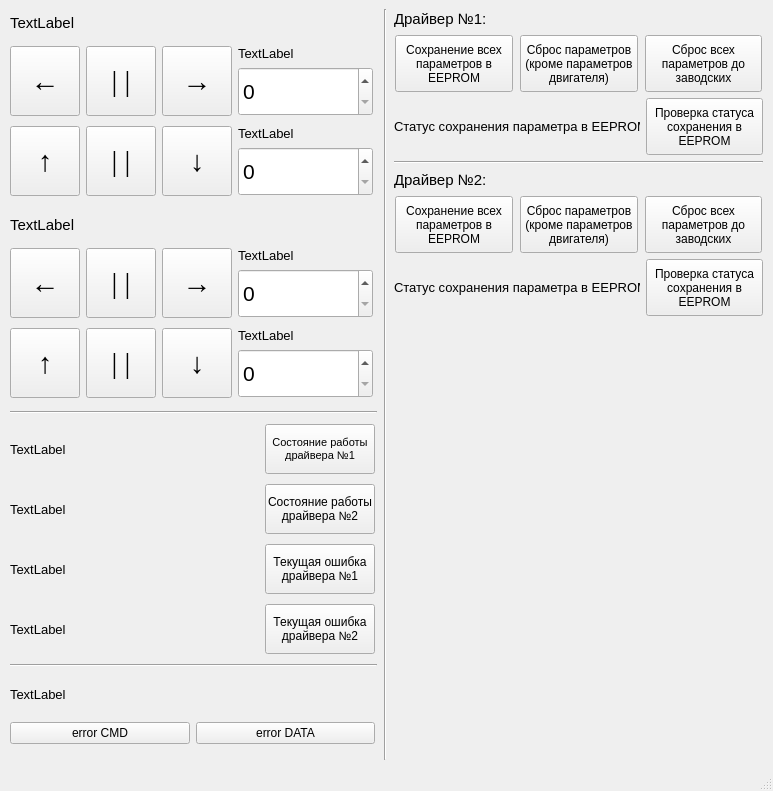
<?xml version="1.0" encoding="UTF-8"?>
<ui version="4.0">
 <class>MainWindow</class>
 <widget class="QMainWindow" name="MainWindow">
  <property name="geometry">
   <rect>
    <x>0</x>
    <y>0</y>
    <width>773</width>
    <height>791</height>
   </rect>
  </property>
  <property name="sizePolicy">
   <sizepolicy hsizetype="Preferred" vsizetype="Preferred">
    <horstretch>0</horstretch>
    <verstretch>0</verstretch>
   </sizepolicy>
  </property>
  <property name="minimumSize">
   <size>
    <width>773</width>
    <height>791</height>
   </size>
  </property>
  <property name="maximumSize">
   <size>
    <width>773</width>
    <height>791</height>
   </size>
  </property>
  <property name="font">
   <font>
    <pointsize>9</pointsize>
   </font>
  </property>
  <property name="windowTitle">
   <string>MainWindow</string>
  </property>
  <widget class="QWidget" name="centralwidget">
   <layout class="QVBoxLayout" name="verticalLayout">
    <item>
     <layout class="QHBoxLayout" name="horizontalLayout_10">
      <item>
       <layout class="QVBoxLayout" name="verticalLayout_7">
        <item>
         <layout class="QVBoxLayout" name="verticalLayout_2" stretch="0">
          <property name="spacing">
           <number>6</number>
          </property>
          <property name="sizeConstraint">
           <enum>QLayout::SetDefaultConstraint</enum>
          </property>
          <item>
           <widget class="QLabel" name="labelInfo_1">
            <property name="sizePolicy">
             <sizepolicy hsizetype="Preferred" vsizetype="Fixed">
              <horstretch>0</horstretch>
              <verstretch>0</verstretch>
             </sizepolicy>
            </property>
            <property name="minimumSize">
             <size>
              <width>365</width>
              <height>20</height>
             </size>
            </property>
            <property name="maximumSize">
             <size>
              <width>365</width>
              <height>20</height>
             </size>
            </property>
            <property name="font">
             <font>
              <pointsize>11</pointsize>
             </font>
            </property>
            <property name="text">
             <string>TextLabel</string>
            </property>
           </widget>
          </item>
         </layout>
        </item>
        <item>
         <layout class="QHBoxLayout" name="horizontalLayout_2">
          <property name="topMargin">
           <number>3</number>
          </property>
          <property name="bottomMargin">
           <number>0</number>
          </property>
          <item>
           <widget class="QPushButton" name="pushButtonCCW">
            <property name="minimumSize">
             <size>
              <width>70</width>
              <height>70</height>
             </size>
            </property>
            <property name="maximumSize">
             <size>
              <width>70</width>
              <height>70</height>
             </size>
            </property>
            <property name="font">
             <font>
              <family>Times New Roman</family>
              <pointsize>22</pointsize>
             </font>
            </property>
            <property name="styleSheet">
             <string notr="true"/>
            </property>
            <property name="text">
             <string>←</string>
            </property>
           </widget>
          </item>
          <item>
           <widget class="QPushButton" name="pushButtonStopPan">
            <property name="minimumSize">
             <size>
              <width>70</width>
              <height>70</height>
             </size>
            </property>
            <property name="maximumSize">
             <size>
              <width>70</width>
              <height>70</height>
             </size>
            </property>
            <property name="font">
             <font>
              <family>Times New Roman</family>
              <pointsize>22</pointsize>
             </font>
            </property>
            <property name="styleSheet">
             <string notr="true"/>
            </property>
            <property name="text">
             <string>| |</string>
            </property>
           </widget>
          </item>
          <item>
           <widget class="QPushButton" name="pushButtonCW">
            <property name="minimumSize">
             <size>
              <width>70</width>
              <height>70</height>
             </size>
            </property>
            <property name="maximumSize">
             <size>
              <width>70</width>
              <height>70</height>
             </size>
            </property>
            <property name="font">
             <font>
              <family>Times New Roman</family>
              <pointsize>22</pointsize>
             </font>
            </property>
            <property name="styleSheet">
             <string notr="true"/>
            </property>
            <property name="text">
             <string>→</string>
            </property>
           </widget>
          </item>
          <item>
           <layout class="QVBoxLayout" name="verticalLayout_17">
            <item>
             <widget class="QLabel" name="labelPanSpeed">
              <property name="sizePolicy">
               <sizepolicy hsizetype="Preferred" vsizetype="Fixed">
                <horstretch>0</horstretch>
                <verstretch>0</verstretch>
               </sizepolicy>
              </property>
              <property name="minimumSize">
               <size>
                <width>135</width>
                <height>0</height>
               </size>
              </property>
              <property name="maximumSize">
               <size>
                <width>135</width>
                <height>16777215</height>
               </size>
              </property>
              <property name="font">
               <font>
                <pointsize>10</pointsize>
               </font>
              </property>
              <property name="text">
               <string>TextLabel</string>
              </property>
             </widget>
            </item>
            <item>
             <widget class="QSpinBox" name="spinBoxPanSpeed">
              <property name="sizePolicy">
               <sizepolicy hsizetype="Minimum" vsizetype="Preferred">
                <horstretch>0</horstretch>
                <verstretch>0</verstretch>
               </sizepolicy>
              </property>
              <property name="minimumSize">
               <size>
                <width>135</width>
                <height>0</height>
               </size>
              </property>
              <property name="maximumSize">
               <size>
                <width>135</width>
                <height>49</height>
               </size>
              </property>
              <property name="font">
               <font>
                <pointsize>16</pointsize>
               </font>
              </property>
              <property name="maximum">
               <number>200</number>
              </property>
             </widget>
            </item>
           </layout>
          </item>
         </layout>
        </item>
        <item>
         <layout class="QHBoxLayout" name="horizontalLayout" stretch="0,0,0,0">
          <property name="spacing">
           <number>6</number>
          </property>
          <property name="leftMargin">
           <number>0</number>
          </property>
          <property name="topMargin">
           <number>0</number>
          </property>
          <property name="bottomMargin">
           <number>3</number>
          </property>
          <item>
           <widget class="QPushButton" name="pushButtonUp">
            <property name="minimumSize">
             <size>
              <width>70</width>
              <height>70</height>
             </size>
            </property>
            <property name="maximumSize">
             <size>
              <width>70</width>
              <height>70</height>
             </size>
            </property>
            <property name="font">
             <font>
              <family>Times New Roman</family>
              <pointsize>22</pointsize>
             </font>
            </property>
            <property name="toolTip">
             <string>&lt;html&gt;&lt;head/&gt;&lt;body&gt;&lt;p&gt;Вверх&lt;/p&gt;&lt;/body&gt;&lt;/html&gt;</string>
            </property>
            <property name="styleSheet">
             <string notr="true"/>
            </property>
            <property name="text">
             <string>↑</string>
            </property>
            <property name="checkable">
             <bool>false</bool>
            </property>
           </widget>
          </item>
          <item>
           <widget class="QPushButton" name="pushButtonStopTilt">
            <property name="minimumSize">
             <size>
              <width>70</width>
              <height>70</height>
             </size>
            </property>
            <property name="maximumSize">
             <size>
              <width>70</width>
              <height>70</height>
             </size>
            </property>
            <property name="font">
             <font>
              <family>Times New Roman</family>
              <pointsize>22</pointsize>
             </font>
            </property>
            <property name="styleSheet">
             <string notr="true"/>
            </property>
            <property name="text">
             <string>| |</string>
            </property>
           </widget>
          </item>
          <item>
           <widget class="QPushButton" name="pushButtonDown">
            <property name="minimumSize">
             <size>
              <width>70</width>
              <height>70</height>
             </size>
            </property>
            <property name="maximumSize">
             <size>
              <width>70</width>
              <height>70</height>
             </size>
            </property>
            <property name="font">
             <font>
              <family>Times New Roman</family>
              <pointsize>22</pointsize>
             </font>
            </property>
            <property name="styleSheet">
             <string notr="true"/>
            </property>
            <property name="text">
             <string>↓</string>
            </property>
           </widget>
          </item>
          <item>
           <layout class="QVBoxLayout" name="verticalLayout_16">
            <item>
             <widget class="QLabel" name="labelTiltSpeed">
              <property name="sizePolicy">
               <sizepolicy hsizetype="Preferred" vsizetype="Fixed">
                <horstretch>0</horstretch>
                <verstretch>0</verstretch>
               </sizepolicy>
              </property>
              <property name="minimumSize">
               <size>
                <width>135</width>
                <height>0</height>
               </size>
              </property>
              <property name="maximumSize">
               <size>
                <width>135</width>
                <height>16777215</height>
               </size>
              </property>
              <property name="font">
               <font>
                <pointsize>10</pointsize>
               </font>
              </property>
              <property name="text">
               <string>TextLabel</string>
              </property>
             </widget>
            </item>
            <item>
             <widget class="QSpinBox" name="spinBoxTiltSpeed">
              <property name="sizePolicy">
               <sizepolicy hsizetype="Minimum" vsizetype="Preferred">
                <horstretch>0</horstretch>
                <verstretch>0</verstretch>
               </sizepolicy>
              </property>
              <property name="minimumSize">
               <size>
                <width>135</width>
                <height>0</height>
               </size>
              </property>
              <property name="maximumSize">
               <size>
                <width>135</width>
                <height>49</height>
               </size>
              </property>
              <property name="font">
               <font>
                <pointsize>16</pointsize>
               </font>
              </property>
              <property name="maximum">
               <number>200</number>
              </property>
             </widget>
            </item>
           </layout>
          </item>
         </layout>
        </item>
        <item>
         <layout class="QVBoxLayout" name="verticalLayout_3">
          <property name="topMargin">
           <number>6</number>
          </property>
          <item>
           <widget class="QLabel" name="labelInfo_2">
            <property name="sizePolicy">
             <sizepolicy hsizetype="Preferred" vsizetype="Fixed">
              <horstretch>0</horstretch>
              <verstretch>0</verstretch>
             </sizepolicy>
            </property>
            <property name="minimumSize">
             <size>
              <width>365</width>
              <height>20</height>
             </size>
            </property>
            <property name="maximumSize">
             <size>
              <width>365</width>
              <height>20</height>
             </size>
            </property>
            <property name="font">
             <font>
              <pointsize>11</pointsize>
             </font>
            </property>
            <property name="text">
             <string>TextLabel</string>
            </property>
           </widget>
          </item>
         </layout>
        </item>
        <item>
         <layout class="QHBoxLayout" name="horizontalLayout_5">
          <property name="topMargin">
           <number>3</number>
          </property>
          <item>
           <widget class="QPushButton" name="pushButtonCCWIteration">
            <property name="minimumSize">
             <size>
              <width>70</width>
              <height>70</height>
             </size>
            </property>
            <property name="maximumSize">
             <size>
              <width>70</width>
              <height>70</height>
             </size>
            </property>
            <property name="font">
             <font>
              <family>Times New Roman</family>
              <pointsize>22</pointsize>
             </font>
            </property>
            <property name="text">
             <string>←</string>
            </property>
           </widget>
          </item>
          <item>
           <widget class="QPushButton" name="pushButtonStopPanIteration">
            <property name="minimumSize">
             <size>
              <width>70</width>
              <height>70</height>
             </size>
            </property>
            <property name="maximumSize">
             <size>
              <width>70</width>
              <height>70</height>
             </size>
            </property>
            <property name="font">
             <font>
              <family>Times New Roman</family>
              <pointsize>22</pointsize>
             </font>
            </property>
            <property name="text">
             <string>| |</string>
            </property>
           </widget>
          </item>
          <item>
           <widget class="QPushButton" name="pushButtonCWIteration">
            <property name="minimumSize">
             <size>
              <width>70</width>
              <height>70</height>
             </size>
            </property>
            <property name="maximumSize">
             <size>
              <width>70</width>
              <height>70</height>
             </size>
            </property>
            <property name="font">
             <font>
              <family>Times New Roman</family>
              <pointsize>22</pointsize>
             </font>
            </property>
            <property name="text">
             <string>→</string>
            </property>
           </widget>
          </item>
          <item>
           <layout class="QVBoxLayout" name="verticalLayout_5">
            <item>
             <widget class="QLabel" name="labelPanIteration">
              <property name="sizePolicy">
               <sizepolicy hsizetype="Preferred" vsizetype="Fixed">
                <horstretch>0</horstretch>
                <verstretch>0</verstretch>
               </sizepolicy>
              </property>
              <property name="minimumSize">
               <size>
                <width>135</width>
                <height>0</height>
               </size>
              </property>
              <property name="maximumSize">
               <size>
                <width>135</width>
                <height>16777215</height>
               </size>
              </property>
              <property name="font">
               <font>
                <pointsize>10</pointsize>
               </font>
              </property>
              <property name="text">
               <string>TextLabel</string>
              </property>
             </widget>
            </item>
            <item>
             <widget class="QSpinBox" name="spinBoxPanIteration">
              <property name="sizePolicy">
               <sizepolicy hsizetype="Minimum" vsizetype="Preferred">
                <horstretch>0</horstretch>
                <verstretch>0</verstretch>
               </sizepolicy>
              </property>
              <property name="minimumSize">
               <size>
                <width>135</width>
                <height>0</height>
               </size>
              </property>
              <property name="maximumSize">
               <size>
                <width>135</width>
                <height>49</height>
               </size>
              </property>
              <property name="font">
               <font>
                <pointsize>16</pointsize>
               </font>
              </property>
              <property name="maximum">
               <number>999999999</number>
              </property>
             </widget>
            </item>
           </layout>
          </item>
         </layout>
        </item>
        <item>
         <layout class="QHBoxLayout" name="horizontalLayout_3">
          <property name="bottomMargin">
           <number>3</number>
          </property>
          <item>
           <widget class="QPushButton" name="pushButtonUpIteration">
            <property name="minimumSize">
             <size>
              <width>70</width>
              <height>70</height>
             </size>
            </property>
            <property name="maximumSize">
             <size>
              <width>70</width>
              <height>70</height>
             </size>
            </property>
            <property name="font">
             <font>
              <family>Times New Roman</family>
              <pointsize>22</pointsize>
             </font>
            </property>
            <property name="text">
             <string>↑</string>
            </property>
           </widget>
          </item>
          <item>
           <widget class="QPushButton" name="pushButtonStopTiltIteration">
            <property name="minimumSize">
             <size>
              <width>70</width>
              <height>70</height>
             </size>
            </property>
            <property name="maximumSize">
             <size>
              <width>70</width>
              <height>70</height>
             </size>
            </property>
            <property name="font">
             <font>
              <family>Times New Roman</family>
              <pointsize>22</pointsize>
             </font>
            </property>
            <property name="text">
             <string>| |</string>
            </property>
           </widget>
          </item>
          <item>
           <widget class="QPushButton" name="pushButtonDownIteration">
            <property name="minimumSize">
             <size>
              <width>70</width>
              <height>70</height>
             </size>
            </property>
            <property name="maximumSize">
             <size>
              <width>70</width>
              <height>70</height>
             </size>
            </property>
            <property name="font">
             <font>
              <family>Times New Roman</family>
              <pointsize>22</pointsize>
             </font>
            </property>
            <property name="text">
             <string>↓</string>
            </property>
           </widget>
          </item>
          <item>
           <layout class="QVBoxLayout" name="verticalLayout_4">
            <item>
             <widget class="QLabel" name="labelTiltIteration">
              <property name="sizePolicy">
               <sizepolicy hsizetype="Preferred" vsizetype="Fixed">
                <horstretch>0</horstretch>
                <verstretch>0</verstretch>
               </sizepolicy>
              </property>
              <property name="minimumSize">
               <size>
                <width>135</width>
                <height>0</height>
               </size>
              </property>
              <property name="maximumSize">
               <size>
                <width>135</width>
                <height>16777215</height>
               </size>
              </property>
              <property name="font">
               <font>
                <pointsize>10</pointsize>
               </font>
              </property>
              <property name="text">
               <string>TextLabel</string>
              </property>
             </widget>
            </item>
            <item>
             <widget class="QSpinBox" name="spinBoxTiltIteration">
              <property name="sizePolicy">
               <sizepolicy hsizetype="Minimum" vsizetype="Preferred">
                <horstretch>0</horstretch>
                <verstretch>0</verstretch>
               </sizepolicy>
              </property>
              <property name="minimumSize">
               <size>
                <width>135</width>
                <height>0</height>
               </size>
              </property>
              <property name="maximumSize">
               <size>
                <width>135</width>
                <height>49</height>
               </size>
              </property>
              <property name="font">
               <font>
                <pointsize>16</pointsize>
               </font>
              </property>
              <property name="maximum">
               <number>999999999</number>
              </property>
             </widget>
            </item>
           </layout>
          </item>
         </layout>
        </item>
        <item>
         <widget class="Line" name="line_3">
          <property name="orientation">
           <enum>Qt::Horizontal</enum>
          </property>
         </widget>
        </item>
        <item>
         <layout class="QHBoxLayout" name="horizontalLayout_6">
          <property name="spacing">
           <number>6</number>
          </property>
          <property name="sizeConstraint">
           <enum>QLayout::SetDefaultConstraint</enum>
          </property>
          <property name="topMargin">
           <number>0</number>
          </property>
          <item>
           <widget class="QLabel" name="labelMotionStatusDriver1">
            <property name="sizePolicy">
             <sizepolicy hsizetype="Preferred" vsizetype="Fixed">
              <horstretch>0</horstretch>
              <verstretch>0</verstretch>
             </sizepolicy>
            </property>
            <property name="minimumSize">
             <size>
              <width>249</width>
              <height>50</height>
             </size>
            </property>
            <property name="maximumSize">
             <size>
              <width>249</width>
              <height>50</height>
             </size>
            </property>
            <property name="font">
             <font>
              <pointsize>10</pointsize>
             </font>
            </property>
            <property name="text">
             <string>TextLabel</string>
            </property>
            <property name="wordWrap">
             <bool>false</bool>
            </property>
           </widget>
          </item>
          <item>
           <widget class="QPushButton" name="pushButtonMotionStatusDriver1">
            <property name="minimumSize">
             <size>
              <width>110</width>
              <height>50</height>
             </size>
            </property>
            <property name="maximumSize">
             <size>
              <width>110</width>
              <height>50</height>
             </size>
            </property>
            <property name="font">
             <font>
              <pointsize>8</pointsize>
             </font>
            </property>
            <property name="text">
             <string>Состояние работы
драйвера №1</string>
            </property>
           </widget>
          </item>
         </layout>
        </item>
        <item>
         <layout class="QHBoxLayout" name="horizontalLayout_4">
          <property name="spacing">
           <number>6</number>
          </property>
          <property name="sizeConstraint">
           <enum>QLayout::SetDefaultConstraint</enum>
          </property>
          <property name="topMargin">
           <number>0</number>
          </property>
          <item>
           <widget class="QLabel" name="labelMotionStatusDriver2">
            <property name="sizePolicy">
             <sizepolicy hsizetype="Preferred" vsizetype="Fixed">
              <horstretch>0</horstretch>
              <verstretch>0</verstretch>
             </sizepolicy>
            </property>
            <property name="minimumSize">
             <size>
              <width>249</width>
              <height>50</height>
             </size>
            </property>
            <property name="maximumSize">
             <size>
              <width>249</width>
              <height>50</height>
             </size>
            </property>
            <property name="font">
             <font>
              <pointsize>10</pointsize>
             </font>
            </property>
            <property name="text">
             <string>TextLabel</string>
            </property>
            <property name="scaledContents">
             <bool>false</bool>
            </property>
            <property name="wordWrap">
             <bool>false</bool>
            </property>
            <property name="indent">
             <number>-1</number>
            </property>
           </widget>
          </item>
          <item>
           <widget class="QPushButton" name="pushButtonMotionStatusDriver2">
            <property name="minimumSize">
             <size>
              <width>110</width>
              <height>50</height>
             </size>
            </property>
            <property name="maximumSize">
             <size>
              <width>110</width>
              <height>50</height>
             </size>
            </property>
            <property name="text">
             <string>Состояние работы
драйвера №2</string>
            </property>
           </widget>
          </item>
         </layout>
        </item>
        <item>
         <layout class="QHBoxLayout" name="horizontalLayout_8">
          <item>
           <widget class="QLabel" name="labelCurrentAlarmDriver1">
            <property name="sizePolicy">
             <sizepolicy hsizetype="Preferred" vsizetype="Fixed">
              <horstretch>0</horstretch>
              <verstretch>0</verstretch>
             </sizepolicy>
            </property>
            <property name="minimumSize">
             <size>
              <width>249</width>
              <height>50</height>
             </size>
            </property>
            <property name="maximumSize">
             <size>
              <width>249</width>
              <height>50</height>
             </size>
            </property>
            <property name="font">
             <font>
              <pointsize>10</pointsize>
             </font>
            </property>
            <property name="text">
             <string>TextLabel</string>
            </property>
           </widget>
          </item>
          <item>
           <widget class="QPushButton" name="pushButtonCurrentAlarmDriver1">
            <property name="minimumSize">
             <size>
              <width>110</width>
              <height>50</height>
             </size>
            </property>
            <property name="maximumSize">
             <size>
              <width>110</width>
              <height>50</height>
             </size>
            </property>
            <property name="text">
             <string>Текущая ошибка
драйвера №1</string>
            </property>
           </widget>
          </item>
         </layout>
        </item>
        <item>
         <layout class="QHBoxLayout" name="horizontalLayout_9">
          <item>
           <widget class="QLabel" name="labelCurrentAlarmDriver2">
            <property name="sizePolicy">
             <sizepolicy hsizetype="Preferred" vsizetype="Fixed">
              <horstretch>0</horstretch>
              <verstretch>0</verstretch>
             </sizepolicy>
            </property>
            <property name="minimumSize">
             <size>
              <width>249</width>
              <height>50</height>
             </size>
            </property>
            <property name="maximumSize">
             <size>
              <width>249</width>
              <height>50</height>
             </size>
            </property>
            <property name="font">
             <font>
              <pointsize>10</pointsize>
             </font>
            </property>
            <property name="text">
             <string>TextLabel</string>
            </property>
           </widget>
          </item>
          <item>
           <widget class="QPushButton" name="pushButtonCurrentAlarmDriver2">
            <property name="minimumSize">
             <size>
              <width>110</width>
              <height>50</height>
             </size>
            </property>
            <property name="maximumSize">
             <size>
              <width>110</width>
              <height>50</height>
             </size>
            </property>
            <property name="text">
             <string>Текущая ошибка
драйвера №2</string>
            </property>
           </widget>
          </item>
         </layout>
        </item>
        <item>
         <widget class="Line" name="line_2">
          <property name="orientation">
           <enum>Qt::Horizontal</enum>
          </property>
         </widget>
        </item>
        <item>
         <widget class="QLabel" name="labelCMDState">
          <property name="sizePolicy">
           <sizepolicy hsizetype="Preferred" vsizetype="Fixed">
            <horstretch>0</horstretch>
            <verstretch>0</verstretch>
           </sizepolicy>
          </property>
          <property name="minimumSize">
           <size>
            <width>367</width>
            <height>35</height>
           </size>
          </property>
          <property name="maximumSize">
           <size>
            <width>367</width>
            <height>35</height>
           </size>
          </property>
          <property name="font">
           <font>
            <pointsize>10</pointsize>
           </font>
          </property>
          <property name="text">
           <string>TextLabel</string>
          </property>
         </widget>
        </item>
        <item>
         <layout class="QHBoxLayout" name="horizontalLayout_7">
          <property name="sizeConstraint">
           <enum>QLayout::SetDefaultConstraint</enum>
          </property>
          <item>
           <widget class="QPushButton" name="pushButtonErrorCMD">
            <property name="minimumSize">
             <size>
              <width>180</width>
              <height>0</height>
             </size>
            </property>
            <property name="maximumSize">
             <size>
              <width>180</width>
              <height>16777215</height>
             </size>
            </property>
            <property name="text">
             <string>error CMD</string>
            </property>
           </widget>
          </item>
          <item>
           <widget class="QPushButton" name="pushButtonErrorDATA">
            <property name="minimumSize">
             <size>
              <width>179</width>
              <height>0</height>
             </size>
            </property>
            <property name="maximumSize">
             <size>
              <width>179</width>
              <height>16777215</height>
             </size>
            </property>
            <property name="text">
             <string>error DATA</string>
            </property>
           </widget>
          </item>
         </layout>
        </item>
       </layout>
      </item>
      <item>
       <widget class="Line" name="line_4">
        <property name="orientation">
         <enum>Qt::Vertical</enum>
        </property>
       </widget>
      </item>
      <item>
       <layout class="QVBoxLayout" name="verticalLayout_8">
        <item>
         <widget class="QLabel" name="label">
          <property name="sizePolicy">
           <sizepolicy hsizetype="Preferred" vsizetype="Fixed">
            <horstretch>0</horstretch>
            <verstretch>0</verstretch>
           </sizepolicy>
          </property>
          <property name="minimumSize">
           <size>
            <width>365</width>
            <height>20</height>
           </size>
          </property>
          <property name="maximumSize">
           <size>
            <width>365</width>
            <height>20</height>
           </size>
          </property>
          <property name="font">
           <font>
            <pointsize>11</pointsize>
           </font>
          </property>
          <property name="text">
           <string>Драйвер №1:</string>
          </property>
         </widget>
        </item>
        <item>
         <layout class="QHBoxLayout" name="horizontalLayout_11">
          <item>
           <widget class="QPushButton" name="pushButtonSaveParamToEEPROM_Dr1">
            <property name="minimumSize">
             <size>
              <width>118</width>
              <height>57</height>
             </size>
            </property>
            <property name="maximumSize">
             <size>
              <width>118</width>
              <height>57</height>
             </size>
            </property>
            <property name="font">
             <font>
              <pointsize>9</pointsize>
             </font>
            </property>
            <property name="text">
             <string>Сохранение всех
параметров в
EEPROM</string>
            </property>
           </widget>
          </item>
          <item>
           <widget class="QPushButton" name="pushButtonResetParam_Dr1">
            <property name="minimumSize">
             <size>
              <width>118</width>
              <height>57</height>
             </size>
            </property>
            <property name="maximumSize">
             <size>
              <width>118</width>
              <height>57</height>
             </size>
            </property>
            <property name="text">
             <string>Сброс параметров
(кроме параметров
двигателя)</string>
            </property>
           </widget>
          </item>
          <item>
           <widget class="QPushButton" name="pushButtonResetAllParam_Dr1">
            <property name="minimumSize">
             <size>
              <width>117</width>
              <height>57</height>
             </size>
            </property>
            <property name="maximumSize">
             <size>
              <width>117</width>
              <height>57</height>
             </size>
            </property>
            <property name="text">
             <string>Сброс всех
параметров до
заводских</string>
            </property>
           </widget>
          </item>
         </layout>
        </item>
        <item>
         <layout class="QHBoxLayout" name="horizontalLayout_14">
          <item>
           <widget class="QLabel" name="labelSaveStatusToEEPROM_Dr1">
            <property name="sizePolicy">
             <sizepolicy hsizetype="Preferred" vsizetype="Fixed">
              <horstretch>0</horstretch>
              <verstretch>0</verstretch>
             </sizepolicy>
            </property>
            <property name="minimumSize">
             <size>
              <width>246</width>
              <height>50</height>
             </size>
            </property>
            <property name="maximumSize">
             <size>
              <width>246</width>
              <height>50</height>
             </size>
            </property>
            <property name="font">
             <font>
              <pointsize>10</pointsize>
             </font>
            </property>
            <property name="text">
             <string>Статус сохранения параметра в EEPROM</string>
            </property>
           </widget>
          </item>
          <item>
           <widget class="QPushButton" name="pushButtonReadSaveStatus_Dr1">
            <property name="sizePolicy">
             <sizepolicy hsizetype="Minimum" vsizetype="Fixed">
              <horstretch>0</horstretch>
              <verstretch>0</verstretch>
             </sizepolicy>
            </property>
            <property name="minimumSize">
             <size>
              <width>117</width>
              <height>57</height>
             </size>
            </property>
            <property name="maximumSize">
             <size>
              <width>117</width>
              <height>57</height>
             </size>
            </property>
            <property name="text">
             <string>Проверка статуса
сохранения в
EEPROM</string>
            </property>
           </widget>
          </item>
         </layout>
        </item>
        <item>
         <widget class="Line" name="line_5">
          <property name="orientation">
           <enum>Qt::Horizontal</enum>
          </property>
         </widget>
        </item>
        <item>
         <widget class="QLabel" name="label_2">
          <property name="sizePolicy">
           <sizepolicy hsizetype="Preferred" vsizetype="Fixed">
            <horstretch>0</horstretch>
            <verstretch>0</verstretch>
           </sizepolicy>
          </property>
          <property name="minimumSize">
           <size>
            <width>365</width>
            <height>20</height>
           </size>
          </property>
          <property name="maximumSize">
           <size>
            <width>365</width>
            <height>20</height>
           </size>
          </property>
          <property name="font">
           <font>
            <pointsize>11</pointsize>
           </font>
          </property>
          <property name="text">
           <string>Драйвер №2:</string>
          </property>
         </widget>
        </item>
        <item>
         <layout class="QHBoxLayout" name="horizontalLayout_13">
          <item>
           <widget class="QPushButton" name="pushButtonSaveParamToEEPROM_Dr2">
            <property name="minimumSize">
             <size>
              <width>118</width>
              <height>57</height>
             </size>
            </property>
            <property name="maximumSize">
             <size>
              <width>118</width>
              <height>57</height>
             </size>
            </property>
            <property name="font">
             <font>
              <pointsize>9</pointsize>
             </font>
            </property>
            <property name="text">
             <string>Сохранение всех
параметров в
EEPROM</string>
            </property>
           </widget>
          </item>
          <item>
           <widget class="QPushButton" name="pushButtonResetParam_Dr2">
            <property name="minimumSize">
             <size>
              <width>118</width>
              <height>57</height>
             </size>
            </property>
            <property name="maximumSize">
             <size>
              <width>118</width>
              <height>57</height>
             </size>
            </property>
            <property name="text">
             <string>Сброс параметров
(кроме параметров
двигателя)</string>
            </property>
           </widget>
          </item>
          <item>
           <widget class="QPushButton" name="pushButtonResetAllParam_Dr2">
            <property name="minimumSize">
             <size>
              <width>117</width>
              <height>57</height>
             </size>
            </property>
            <property name="maximumSize">
             <size>
              <width>117</width>
              <height>57</height>
             </size>
            </property>
            <property name="text">
             <string>Сброс всех
параметров до
заводских</string>
            </property>
           </widget>
          </item>
         </layout>
        </item>
        <item>
         <layout class="QHBoxLayout" name="horizontalLayout_12">
          <item>
           <widget class="QLabel" name="labelSaveStatusToEEPROM_Dr2">
            <property name="sizePolicy">
             <sizepolicy hsizetype="Preferred" vsizetype="Fixed">
              <horstretch>0</horstretch>
              <verstretch>0</verstretch>
             </sizepolicy>
            </property>
            <property name="minimumSize">
             <size>
              <width>246</width>
              <height>50</height>
             </size>
            </property>
            <property name="maximumSize">
             <size>
              <width>246</width>
              <height>50</height>
             </size>
            </property>
            <property name="font">
             <font>
              <pointsize>10</pointsize>
             </font>
            </property>
            <property name="text">
             <string>Статус сохранения параметра в EEPROM</string>
            </property>
           </widget>
          </item>
          <item>
           <widget class="QPushButton" name="pushButtonReadSaveStatus_Dr2">
            <property name="minimumSize">
             <size>
              <width>117</width>
              <height>57</height>
             </size>
            </property>
            <property name="maximumSize">
             <size>
              <width>117</width>
              <height>57</height>
             </size>
            </property>
            <property name="text">
             <string>Проверка статуса
сохранения в
EEPROM</string>
            </property>
           </widget>
          </item>
         </layout>
        </item>
        <item>
         <spacer name="verticalSpacer">
          <property name="orientation">
           <enum>Qt::Vertical</enum>
          </property>
          <property name="sizeHint" stdset="0">
           <size>
            <width>20</width>
            <height>40</height>
           </size>
          </property>
         </spacer>
        </item>
       </layout>
      </item>
     </layout>
    </item>
   </layout>
  </widget>
  <widget class="QMenuBar" name="menubar">
   <property name="geometry">
    <rect>
     <x>0</x>
     <y>0</y>
     <width>773</width>
     <height>22</height>
    </rect>
   </property>
  </widget>
  <widget class="QStatusBar" name="statusbar"/>
 </widget>
 <resources/>
 <connections/>
</ui>
